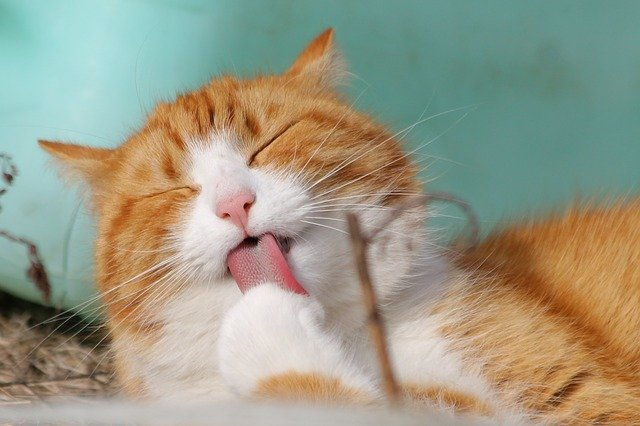
#> input picture Python/OpenCV/cat.jpg, 640 x 426 px
$ python '8. image_symmetry.py'
#> lines starting #> are read from the running program, lines starting #| are printed output that depends on the picture
# 이미지 대칭

import cv2

img = cv2.imread('cat.jpg')
#> img is the input picture: shape (426, 640, 3); mean B, G, R 134.1, 154.2, 155.2

# 좌우 대칭
filp_horizontal = cv2.flip(img, 1)   # filpCode > 0 : 좌우 대칭 Horizontal
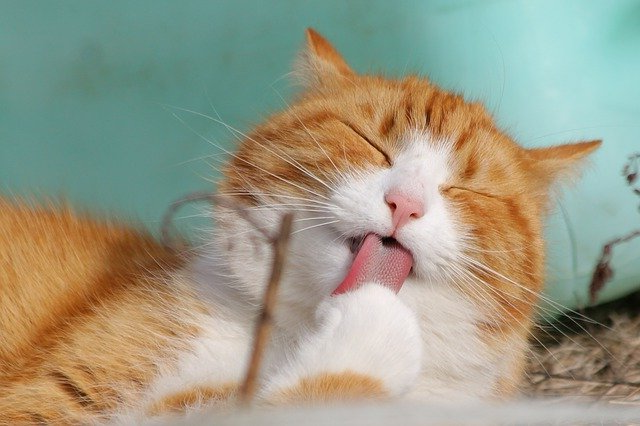
#> filp_horizontal: shape (426, 640, 3); mean B, G, R 134.1, 154.2, 155.2

# 상하 대칭
filp_vertical = cv2.flip(img, 0)     # filpCode = 0 : 상하 대칭 Vertical
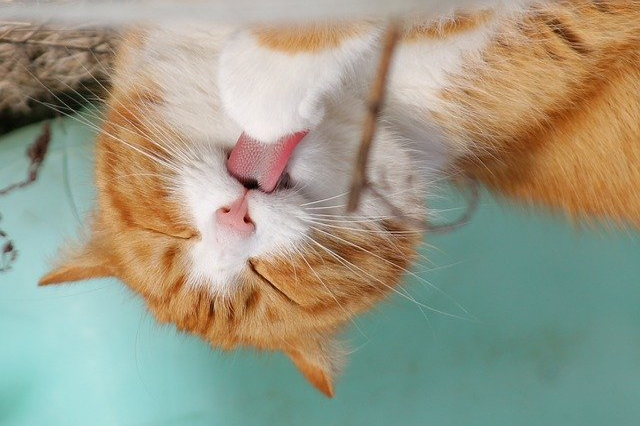
#> filp_vertical: shape (426, 640, 3); mean B, G, R 134.1, 154.2, 155.2

# 상하 좌우 대칭
filp_all = cv2.flip(img,-1)          # filpCode = -1 : 상하 좌우 대칭
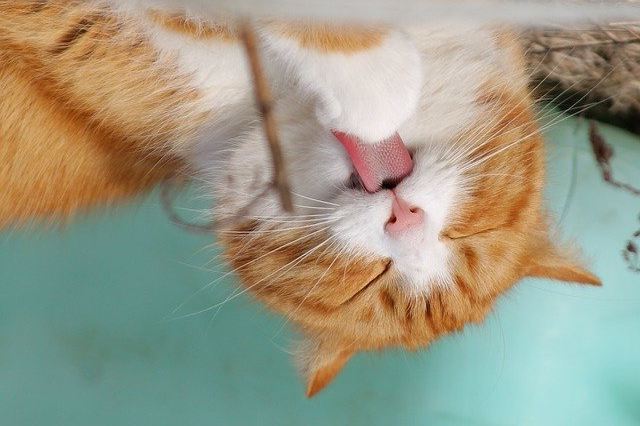
#> filp_all: shape (426, 640, 3); mean B, G, R 134.1, 154.2, 155.2

cv2.imshow('img', img)
cv2.imshow('flip_horizontal', filp_horizontal)
cv2.imshow('filp_vertical', filp_vertical)
cv2.imshow('filp_all', filp_all)

cv2.waitKey(0)
cv2.destroyAllWindows()

$ run again, with Python/OpenCV/newspaper.jpg copied over Python/OpenCV/cat.jpg
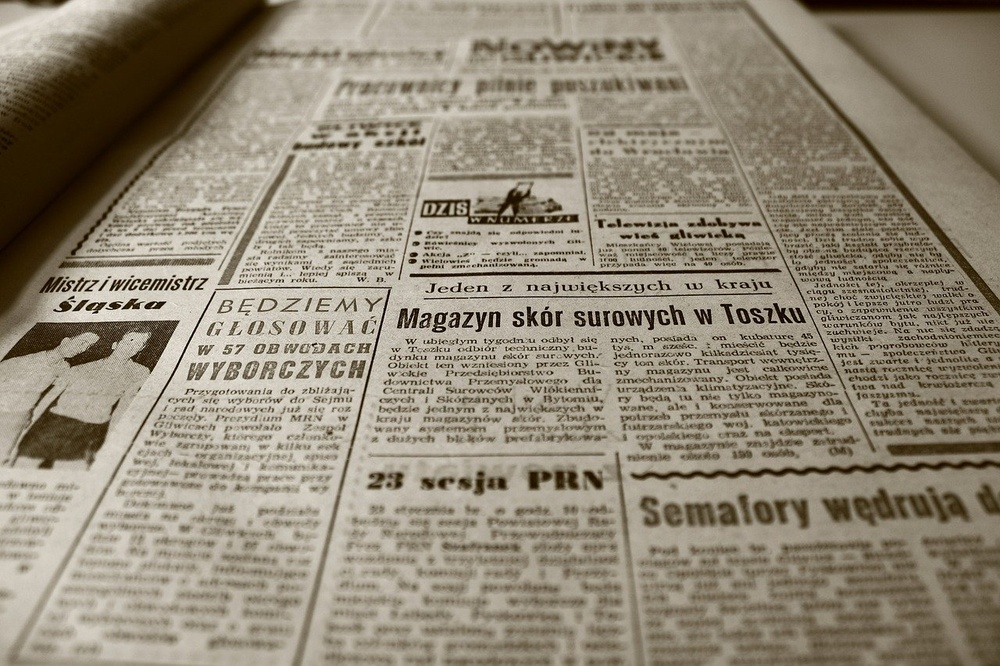
#> input picture Python/OpenCV/newspaper.jpg, 1000 x 666 px, shrunk from 1280 x 853 before the run
#> img is the input picture: shape (666, 1000, 3); mean B, G, R 118.1, 135.9, 145.1
#> `filp_vertical = cv2.flip(img, 0)`:
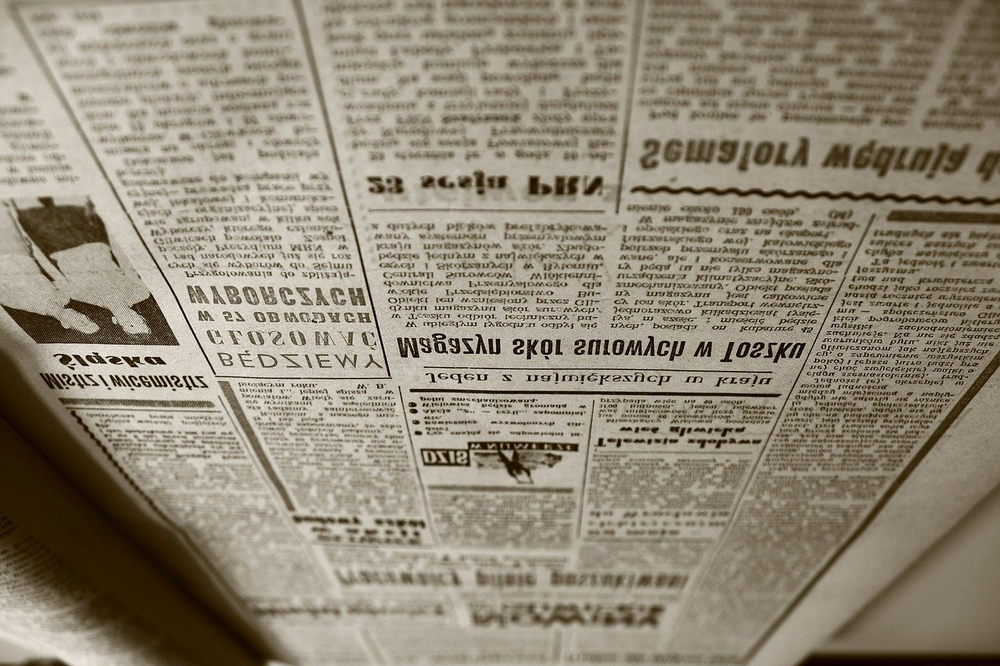
#> filp_vertical: shape (666, 1000, 3); mean B, G, R 118.1, 135.9, 145.1
#> `filp_all = cv2.flip(img,-1)`:
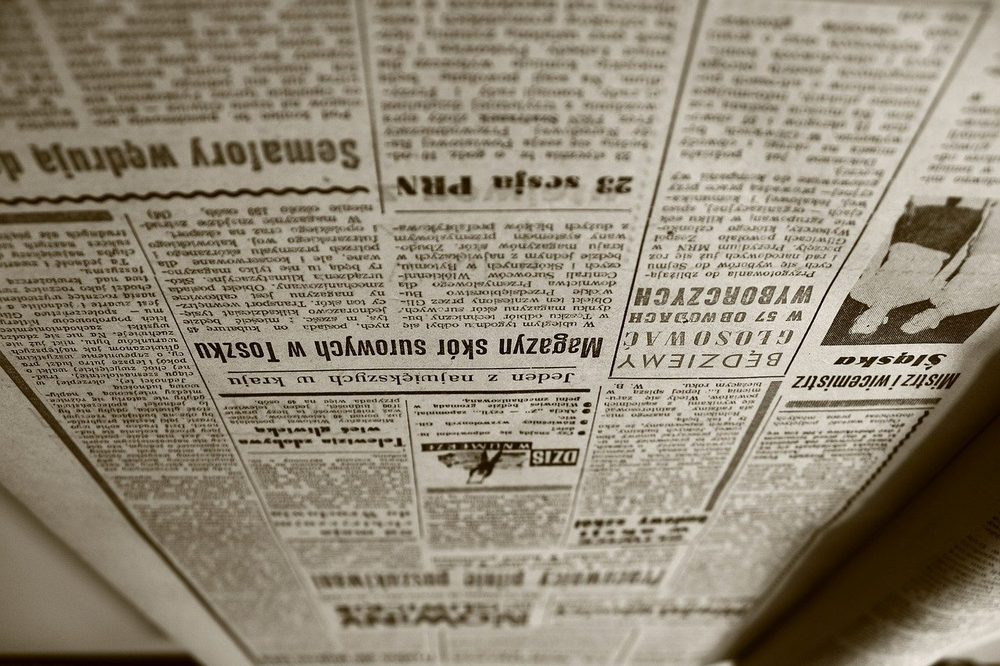
#> filp_all: shape (666, 1000, 3); mean B, G, R 118.1, 135.9, 145.1
